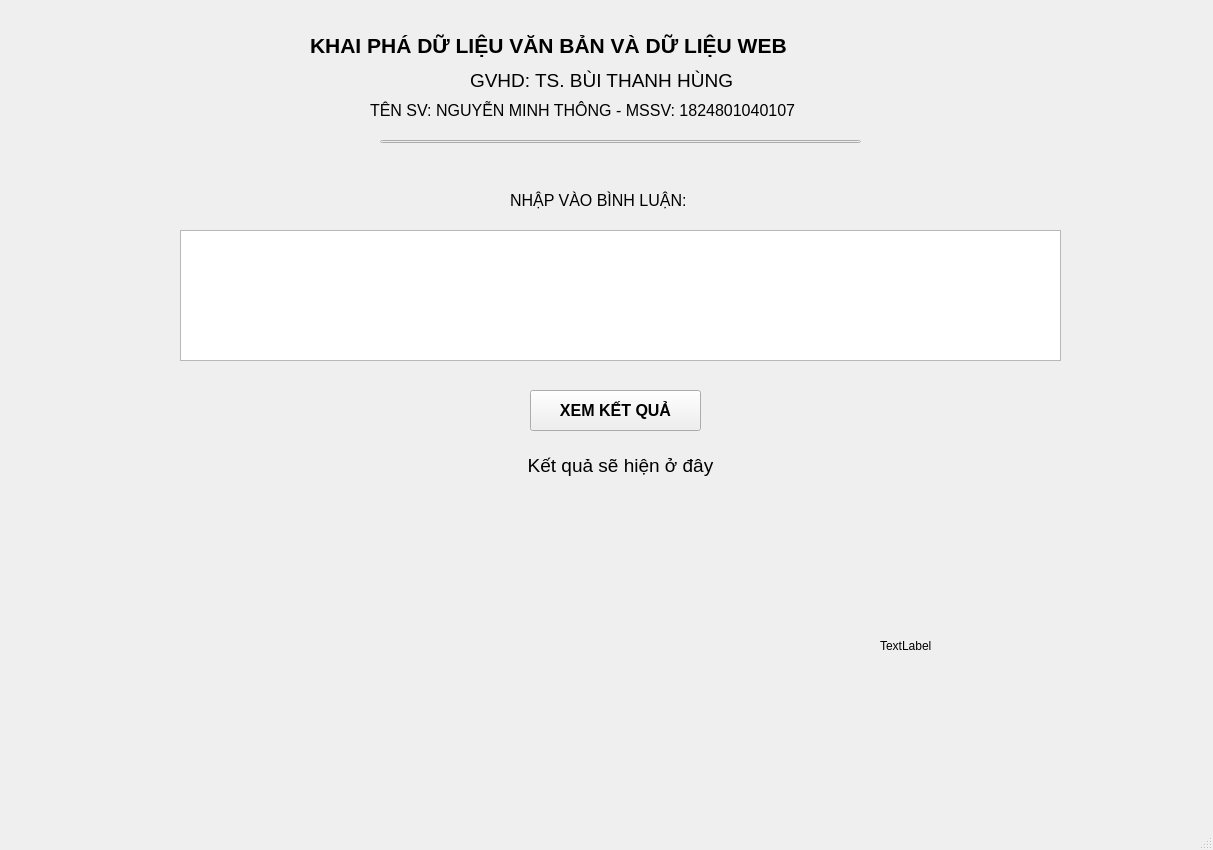
<?xml version="1.0" encoding="UTF-8"?>
<ui version="4.0">
 <class>MainWindow</class>
 <widget class="QMainWindow" name="MainWindow">
  <property name="geometry">
   <rect>
    <x>0</x>
    <y>0</y>
    <width>1213</width>
    <height>850</height>
   </rect>
  </property>
  <property name="windowTitle">
   <string>TEXT AND WEB MINING NGUYEN MINH THONG 1824801040107</string>
  </property>
  <property name="autoFillBackground">
   <bool>true</bool>
  </property>
  <widget class="QWidget" name="centralwidget">
   <widget class="QLabel" name="label">
    <property name="geometry">
     <rect>
      <x>310</x>
      <y>10</y>
      <width>631</width>
      <height>71</height>
     </rect>
    </property>
    <property name="font">
     <font>
      <pointsize>16</pointsize>
      <weight>75</weight>
      <bold>true</bold>
     </font>
    </property>
    <property name="text">
     <string>KHAI PHÁ DỮ LIỆU VĂN BẢN VÀ DỮ LIỆU WEB</string>
    </property>
   </widget>
   <widget class="QLabel" name="label_2">
    <property name="geometry">
     <rect>
      <x>10</x>
      <y>-30</y>
      <width>1191</width>
      <height>841</height>
     </rect>
    </property>
    <property name="autoFillBackground">
     <bool>false</bool>
    </property>
    <property name="styleSheet">
     <string notr="true">background-image: url(:/newPrefix/workplace-2303849_1280.jpg);</string>
    </property>
    <property name="text">
     <string/>
    </property>
   </widget>
   <widget class="QLabel" name="label_3">
    <property name="geometry">
     <rect>
      <x>470</x>
      <y>60</y>
      <width>311</width>
      <height>41</height>
     </rect>
    </property>
    <property name="font">
     <font>
      <pointsize>14</pointsize>
     </font>
    </property>
    <property name="text">
     <string>GVHD: TS. BÙI THANH HÙNG</string>
    </property>
   </widget>
   <widget class="QLabel" name="label_4">
    <property name="geometry">
     <rect>
      <x>370</x>
      <y>90</y>
      <width>511</width>
      <height>41</height>
     </rect>
    </property>
    <property name="font">
     <font>
      <pointsize>12</pointsize>
     </font>
    </property>
    <property name="text">
     <string>TÊN SV: NGUYỄN MINH THÔNG - MSSV: 1824801040107</string>
    </property>
   </widget>
   <widget class="QLabel" name="label_5">
    <property name="geometry">
     <rect>
      <x>510</x>
      <y>180</y>
      <width>221</width>
      <height>41</height>
     </rect>
    </property>
    <property name="font">
     <font>
      <pointsize>12</pointsize>
     </font>
    </property>
    <property name="text">
     <string>NHẬP VÀO BÌNH LUẬN:</string>
    </property>
   </widget>
   <widget class="QLineEdit" name="lineEdit">
    <property name="geometry">
     <rect>
      <x>380</x>
      <y>140</y>
      <width>481</width>
      <height>3</height>
     </rect>
    </property>
   </widget>
   <widget class="QTextEdit" name="txtInput">
    <property name="geometry">
     <rect>
      <x>180</x>
      <y>230</y>
      <width>881</width>
      <height>131</height>
     </rect>
    </property>
    <property name="font">
     <font>
      <pointsize>14</pointsize>
     </font>
    </property>
   </widget>
   <widget class="QPushButton" name="btnResult">
    <property name="geometry">
     <rect>
      <x>530</x>
      <y>390</y>
      <width>171</width>
      <height>41</height>
     </rect>
    </property>
    <property name="font">
     <font>
      <pointsize>12</pointsize>
      <weight>75</weight>
      <bold>true</bold>
     </font>
    </property>
    <property name="text">
     <string>XEM KẾT QUẢ</string>
    </property>
   </widget>
   <widget class="QLabel" name="lbResult">
    <property name="geometry">
     <rect>
      <x>180</x>
      <y>450</y>
      <width>881</width>
      <height>31</height>
     </rect>
    </property>
    <property name="font">
     <font>
      <pointsize>14</pointsize>
     </font>
    </property>
    <property name="text">
     <string>Kết quả sẽ hiện ở đây</string>
    </property>
    <property name="alignment">
     <set>Qt::AlignCenter</set>
    </property>
   </widget>
   <widget class="QLabel" name="lbModel">
    <property name="geometry">
     <rect>
      <x>880</x>
      <y>490</y>
      <width>311</width>
      <height>311</height>
     </rect>
    </property>
    <property name="text">
     <string>TextLabel</string>
    </property>
   </widget>
   <zorder>label_2</zorder>
   <zorder>label</zorder>
   <zorder>label_3</zorder>
   <zorder>label_4</zorder>
   <zorder>label_5</zorder>
   <zorder>lineEdit</zorder>
   <zorder>txtInput</zorder>
   <zorder>btnResult</zorder>
   <zorder>lbResult</zorder>
  </widget>
  <widget class="QMenuBar" name="menubar">
   <property name="geometry">
    <rect>
     <x>0</x>
     <y>0</y>
     <width>1213</width>
     <height>26</height>
    </rect>
   </property>
  </widget>
  <widget class="QStatusBar" name="statusbar"/>
 </widget>
 <resources/>
 <connections/>
</ui>
